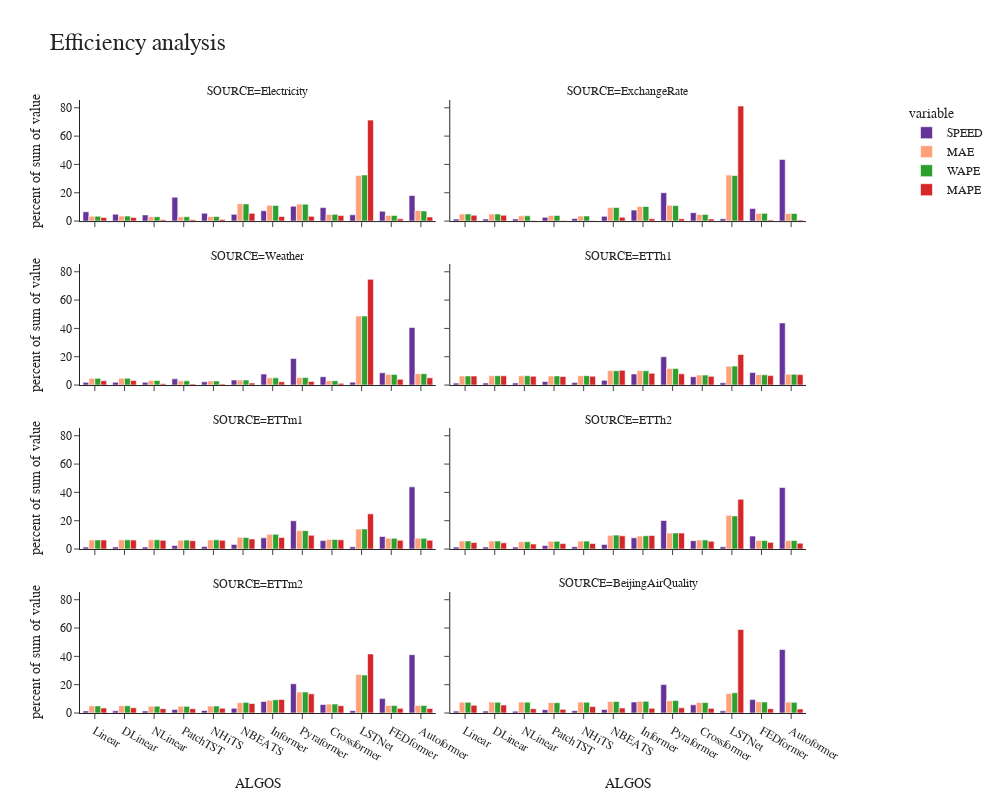

The notebook cell saved with this chart:
### Code cell
import pandas as pd
import plotly.express as px
import plotly.offline as offline

report_df = pd.read_csv("result.csv")

fig = px.histogram(report_df, 
                    x="ALGOS", 
                    y=["SPEED","MAE","WAPE","MAPE"], 
                    width=1000,
                    height=800,
                    color_discrete_map={
                        "SPEED": "RebeccaPurple", "MAE": "lightsalmon"
                        },
                    # text_auto=True,
                    title="SPEED",
                    template="simple_white",
                    facet_col="SOURCE",
                    facet_col_wrap = 2,
                    histnorm = "percent"
                    )

fig.update_layout(title="Efficiency analysis", 
                font_family="San Serif",
                bargap=0.2,
                barmode='group',
                titlefont={'size': 24},
                legend=dict(
                orientation="v", y=1, yanchor="top", x=1.25, xanchor="right")                
                )

fig.show()

### Figure 1 — Plotly figure (JSON) as saved in the notebook; plotly's stock layout.template omitted (floating-point values rounded to 4 significant figures)
{"data": [{"alignmentgroup": "True", "bingroup": "x", "histfunc": "sum", "histnorm": "percent", "hovertemplate": "variable=SPEED<br>SOURCE=Electricity<br>ALGOS=%{x}<br>percent of sum of value=%{y}<extra></extra>", "legendgroup": "SPEED", "marker": {"color": "RebeccaPurple", "pattern": {"shape": ""}}, "name": "SPEED", "offsetgroup": "SPEED", "orientation": "v", "showlegend": true, "type": "histogram", "x": ["Linear", "DLinear", "NLinear", "PatchTST", "NHiTS", "NBEATS", "Informer", "Pyraformer", "Crossformer", "LSTNet", "FEDformer", "Autoformer"], "xaxis": "x7", "y": [12.53, 9.19, 8.28, 32.05, 10.56, 9.12, 13.87, 19.99, 18.09, 8.45, 13.3, 34.29], "yaxis": "y7"}, {"alignmentgroup": "True", "bingroup": "x", "histfunc": "sum", "histnorm": "percent", "hovertemplate": "variable=SPEED<br>SOURCE=ExchangeRate<br>ALGOS=%{x}<br>percent of sum of value=%{y}<extra></extra>", "legendgroup": "SPEED", "marker": {"color": "RebeccaPurple", "pattern": {"shape": ""}}, "name": "SPEED", "offsetgroup": "SPEED", "orientation": "v", "showlegend": false, "type": "histogram", "x": ["Linear", "DLinear", "NLinear", "PatchTST", "NHiTS", "NBEATS", "Informer", "Pyraformer", "Crossformer", "LSTNet", "FEDformer", "Autoformer"], "xaxis": "x8", "y": [0.24, 0.25, 0.25, 0.44, 0.3, 0.56, 1.29, 3.33, 0.99, 0.27, 1.47, 7.24], "yaxis": "y8"}, {"alignmentgroup": "True", "bingroup": "x", "histfunc": "sum", "histnorm": "percent", "hovertemplate": "variable=SPEED<br>SOURCE=Weather<br>ALGOS=%{x}<br>percent of sum of value=%{y}<extra></extra>", "legendgroup": "SPEED", "marker": {"color": "RebeccaPurple", "pattern": {"shape": ""}}, "name": "SPEED", "offsetgroup": "SPEED", "orientation": "v", "showlegend": false, "type": "histogram", "x": ["Linear", "DLinear", "NLinear", "PatchTST", "NHiTS", "NBEATS", "Informer", "Pyraformer", "Crossformer", "LSTNet", "FEDformer", "Autoformer"], "xaxis": "x5", "y": [2.56, 2.7, 2.73, 5.92, 3.05, 4.84, 10.51, 25.45, 7.98, 2.78, 11.7, 54.98], "yaxis": "y5"}, {"alignmentgroup": "True", "bingroup": "x", "histfunc": "sum", "histnorm": "percent", "hovertemplate": "variable=SPEED<br>SOURCE=ETTh1<br>ALGOS=%{x}<br>percent of sum of value=%{y}<extra></extra>", "legendgroup": "SPEED", "marker": {"color": "RebeccaPurple", "pattern": {"shape": ""}}, "name": "SPEED", "offsetgroup": "SPEED", "orientation": "v", "showlegend": false, "type": "histogram", "x": ["Linear", "DLinear", "NLinear", "PatchTST", "NHiTS", "NBEATS", "Informer", "Pyraformer", "Crossformer", "LSTNet", "FEDformer", "Autoformer"], "xaxis": "x6", "y": [0.55, 0.59, 0.6, 0.97, 0.7, 1.32, 3.12, 7.95, 2.34, 0.65, 3.51, 17.44], "yaxis": "y6"}, {"alignmentgroup": "True", "bingroup": "x", "histfunc": "sum", "histnorm": "percent", "hovertemplate": "variable=SPEED<br>SOURCE=ETTm1<br>ALGOS=%{x}<br>percent of sum of value=%{y}<extra></extra>", "legendgroup": "SPEED", "marker": {"color": "RebeccaPurple", "pattern": {"shape": ""}}, "name": "SPEED", "offsetgroup": "SPEED", "orientation": "v", "showlegend": false, "type": "histogram", "x": ["Linear", "DLinear", "NLinear", "PatchTST", "NHiTS", "NBEATS", "Informer", "Pyraformer", "Crossformer", "LSTNet", "FEDformer", "Autoformer"], "xaxis": "x3", "y": [2.31, 2.45, 2.33, 4.01, 2.88, 5.37, 12.91, 32.63, 9.73, 2.64, 14.45, 71.75], "yaxis": "y3"}, {"alignmentgroup": "True", "bingroup": "x", "histfunc": "sum", "histnorm": "percent", "hovertemplate": "variable=SPEED<br>SOURCE=ETTh2<br>ALGOS=%{x}<br>percent of sum of value=%{y}<extra></extra>", "legendgroup": "SPEED", "marker": {"color": "RebeccaPurple", "pattern": {"shape": ""}}, "name": "SPEED", "offsetgroup": "SPEED", "orientation": "v", "showlegend": false, "type": "histogram", "x": ["Linear", "DLinear", "NLinear", "PatchTST", "NHiTS", "NBEATS", "Informer", "Pyraformer", "Crossformer", "LSTNet", "FEDformer", "Autoformer"], "xaxis": "x4", "y": [0.56, 0.59, 0.57, 0.97, 0.67, 1.3, 3.12, 7.99, 2.35, 0.64, 3.63, 17.22], "yaxis": "y4"}, {"alignmentgroup": "True", "bingroup": "x", "histfunc": "sum", "histnorm": "percent", "hovertemplate": "variable=SPEED<br>SOURCE=ETTm2<br>ALGOS=%{x}<br>percent of sum of value=%{y}<extra></extra>", "legendgroup": "SPEED", "marker": {"color": "RebeccaPurple", "pattern": {"shape": ""}}, "name": "SPEED", "offsetgroup": "SPEED", "orientation": "v", "showlegend": false, "type": "histogram", "x": ["Linear", "DLinear", "NLinear", "PatchTST", "NHiTS", "NBEATS", "Informer", "Pyraformer", "Crossformer", "LSTNet", "FEDformer", "Autoformer"], "xaxis": "x", "y": [2.33, 2.48, 2.29, 4.01, 2.78, 5.36, 12.88, 32.83, 9.59, 2.65, 16.11, 65.4], "yaxis": "y"}, {"alignmentgroup": "True", "bingroup": "x", "histfunc": "sum", "histnorm": "percent", "hovertemplate": "variable=SPEED<br>SOURCE=BeijingAirQuality<br>ALGOS=%{x}<br>percent of sum of value=%{y}<extra></extra>", "legendgroup": "SPEED", "marker": {"color": "RebeccaPurple", "pattern": {"shape": ""}}, "name": "SPEED", "offsetgroup": "SPEED", "orientation": "v", "showlegend": false, "type": "histogram", "x": ["Linear", "DLinear", "NLinear", "PatchTST", "NHiTS", "NBEATS", "Informer", "Pyraformer", "Crossformer", "LSTNet", "FEDformer", "Autoformer"], "xaxis": "x2", "y": [1.11, 1.14, 1.1, 1.97, 1.37, 2.05, 6.52, 16.76, 4.84, 1.29, 7.89, 37.45], "yaxis": "y2"}, {"alignmentgroup": "True", "bingroup": "x", "histfunc": "sum", "histnorm": "percent", "hovertemplate": "variable=MAE<br>SOURCE=Electricity<br>ALGOS=%{x}<br>percent of sum of value=%{y}<extra></extra>", "legendgroup": "MAE", "marker": {"color": "lightsalmon", "pattern": {"shape": ""}}, "name": "MAE", "offsetgroup": "MAE", "orientation": "v", "showlegend": true, "type": "histogram", "x": ["Linear", "DLinear", "NLinear", "PatchTST", "NHiTS", "NBEATS", "Informer", "Pyraformer", "Crossformer", "LSTNet", "FEDformer", "Autoformer"], "xaxis": "x7", "y": [296.9, 306.2, 266.6, 260.5, 275.3, 1057.0, 960.1, 1040.0, 407.4, 2780.0, 339.8, 644.5], "yaxis": "y7"}, {"alignmentgroup": "True", "bingroup": "x", "histfunc": "sum", "histnorm": "percent", "hovertemplate": "variable=MAE<br>SOURCE=ExchangeRate<br>ALGOS=%{x}<br>percent of sum of value=%{y}<extra></extra>", "legendgroup": "MAE", "marker": {"color": "lightsalmon", "pattern": {"shape": ""}}, "name": "MAE", "offsetgroup": "MAE", "orientation": "v", "showlegend": false, "type": "histogram", "x": ["Linear", "DLinear", "NLinear", "PatchTST", "NHiTS", "NBEATS", "Informer", "Pyraformer", "Crossformer", "LSTNet", "FEDformer", "Autoformer"], "xaxis": "x8", "y": [0.045, 0.044, 0.033, 0.035, 0.032, 0.085, 0.092, 0.1, 0.042, 0.291, 0.048, 0.048], "yaxis": "y8"}, {"alignmentgroup": "True", "bingroup": "x", "histfunc": "sum", "histnorm": "percent", "hovertemplate": "variable=MAE<br>SOURCE=Weather<br>ALGOS=%{x}<br>percent of sum of value=%{y}<extra></extra>", "legendgroup": "MAE", "marker": {"color": "lightsalmon", "pattern": {"shape": ""}}, "name": "MAE", "offsetgroup": "MAE", "orientation": "v", "showlegend": false, "type": "histogram", "x": ["Linear", "DLinear", "NLinear", "PatchTST", "NHiTS", "NBEATS", "Informer", "Pyraformer", "Crossformer", "LSTNet", "FEDformer", "Autoformer"], "xaxis": "x5", "y": [18.75, 18.99, 12.88, 11.68, 11.6, 14.02, 20.11, 20.75, 12.17, 192.2, 29.47, 31.72], "yaxis": "y5"}, {"alignmentgroup": "True", "bingroup": "x", "histfunc": "sum", "histnorm": "percent", "hovertemplate": "variable=MAE<br>SOURCE=ETTh1<br>ALGOS=%{x}<br>percent of sum of value=%{y}<extra></extra>", "legendgroup": "MAE", "marker": {"color": "lightsalmon", "pattern": {"shape": ""}}, "name": "MAE", "offsetgroup": "MAE", "orientation": "v", "showlegend": false, "type": "histogram", "x": ["Linear", "DLinear", "NLinear", "PatchTST", "NHiTS", "NBEATS", "Informer", "Pyraformer", "Crossformer", "LSTNet", "FEDformer", "Autoformer"], "xaxis": "x6", "y": [1.97, 2.01, 2.007, 1.972, 2.026, 3.119, 3.123, 3.572, 2.172, 4.068, 2.23, 2.344], "yaxis": "y6"}, {"alignmentgroup": "True", "bingroup": "x", "histfunc": "sum", "histnorm": "percent", "hovertemplate": "variable=MAE<br>SOURCE=ETTm1<br>ALGOS=%{x}<br>percent of sum of value=%{y}<extra></extra>", "legendgroup": "MAE", "marker": {"color": "lightsalmon", "pattern": {"shape": ""}}, "name": "MAE", "offsetgroup": "MAE", "orientation": "v", "showlegend": false, "type": "histogram", "x": ["Linear", "DLinear", "NLinear", "PatchTST", "NHiTS", "NBEATS", "Informer", "Pyraformer", "Crossformer", "LSTNet", "FEDformer", "Autoformer"], "xaxis": "x3", "y": [1.756, 1.763, 1.778, 1.715, 1.755, 2.259, 2.849, 3.562, 1.843, 3.859, 2.098, 2.098], "yaxis": "y3"}, {"alignmentgroup": "True", "bingroup": "x", "histfunc": "sum", "histnorm": "percent", "hovertemplate": "variable=MAE<br>SOURCE=ETTh2<br>ALGOS=%{x}<br>percent of sum of value=%{y}<extra></extra>", "legendgroup": "MAE", "marker": {"color": "lightsalmon", "pattern": {"shape": ""}}, "name": "MAE", "offsetgroup": "MAE", "orientation": "v", "showlegend": false, "type": "histogram", "x": ["Linear", "DLinear", "NLinear", "PatchTST", "NHiTS", "NBEATS", "Informer", "Pyraformer", "Crossformer", "LSTNet", "FEDformer", "Autoformer"], "xaxis": "x4", "y": [3.263, 3.228, 2.924, 3.103, 3.198, 5.523, 5.219, 6.423, 3.61, 13.55, 3.435, 3.398], "yaxis": "y4"}, {"alignmentgroup": "True", "bingroup": "x", "histfunc": "sum", "histnorm": "percent", "hovertemplate": "variable=MAE<br>SOURCE=ETTm2<br>ALGOS=%{x}<br>percent of sum of value=%{y}<extra></extra>", "legendgroup": "MAE", "marker": {"color": "lightsalmon", "pattern": {"shape": ""}}, "name": "MAE", "offsetgroup": "MAE", "orientation": "v", "showlegend": false, "type": "histogram", "x": ["Linear", "DLinear", "NLinear", "PatchTST", "NHiTS", "NBEATS", "Informer", "Pyraformer", "Crossformer", "LSTNet", "FEDformer", "Autoformer"], "xaxis": "x", "y": [2.502, 2.533, 2.412, 2.356, 2.459, 3.629, 4.504, 7.364, 3.118, 13.56, 2.637, 2.659], "yaxis": "y"}, {"alignmentgroup": "True", "bingroup": "x", "histfunc": "sum", "histnorm": "percent", "hovertemplate": "variable=MAE<br>SOURCE=BeijingAirQuality<br>ALGOS=%{x}<br>percent of sum of value=%{y}<extra></extra>", "legendgroup": "MAE", "marker": {"color": "lightsalmon", "pattern": {"shape": ""}}, "name": "MAE", "offsetgroup": "MAE", "orientation": "v", "showlegend": false, "type": "histogram", "x": ["Linear", "DLinear", "NLinear", "PatchTST", "NHiTS", "NBEATS", "Informer", "Pyraformer", "Crossformer", "LSTNet", "FEDformer", "Autoformer"], "xaxis": "x2", "y": [24.08, 24.24, 24.22, 23.27, 24.34, 25.33, 25.8, 27.32, 23.32, 43.33, 24.96, 24.15], "yaxis": "y2"}, {"alignmentgroup": "True", "bingroup": "x", "histfunc": "sum", "histnorm": "percent", "hovertemplate": "variable=WAPE<br>SOURCE=Electricity<br>ALGOS=%{x}<br>percent of sum of value=%{y}<extra></extra>", "legendgroup": "WAPE", "marker": {"color": "#2CA02C", "pattern": {"shape": ""}}, "name": "WAPE", "offsetgroup": "WAPE", "orientation": "v", "showlegend": true, "type": "histogram", "x": ["Linear", "DLinear", "NLinear", "PatchTST", "NHiTS", "NBEATS", "Informer", "Pyraformer", "Crossformer", "LSTNet", "FEDformer", "Autoformer"], "xaxis": "x7", "y": [0.112, 0.115, 0.1, 0.098, 0.103, 0.391, 0.356, 0.385, 0.153, 1.05, 0.129, 0.231], "yaxis": "y7"}, {"alignmentgroup": "True", "bingroup": "x", "histfunc": "sum", "histnorm": "percent", "hovertemplate": "variable=WAPE<br>SOURCE=ExchangeRate<br>ALGOS=%{x}<br>percent of sum of value=%{y}<extra></extra>", "legendgroup": "WAPE", "marker": {"color": "#2CA02C", "pattern": {"shape": ""}}, "name": "WAPE", "offsetgroup": "WAPE", "orientation": "v", "showlegend": false, "type": "histogram", "x": ["Linear", "DLinear", "NLinear", "PatchTST", "NHiTS", "NBEATS", "Informer", "Pyraformer", "Crossformer", "LSTNet", "FEDformer", "Autoformer"], "xaxis": "x8", "y": [0.06, 0.059, 0.044, 0.047, 0.043, 0.114, 0.122, 0.13, 0.056, 0.382, 0.065, 0.064], "yaxis": "y8"}, {"alignmentgroup": "True", "bingroup": "x", "histfunc": "sum", "histnorm": "percent", "hovertemplate": "variable=WAPE<br>SOURCE=Weather<br>ALGOS=%{x}<br>percent of sum of value=%{y}<extra></extra>", "legendgroup": "WAPE", "marker": {"color": "#2CA02C", "pattern": {"shape": ""}}, "name": "WAPE", "offsetgroup": "WAPE", "orientation": "v", "showlegend": false, "type": "histogram", "x": ["Linear", "DLinear", "NLinear", "PatchTST", "NHiTS", "NBEATS", "Informer", "Pyraformer", "Crossformer", "LSTNet", "FEDformer", "Autoformer"], "xaxis": "x5", "y": [0.112, 0.114, 0.077, 0.07, 0.069, 0.084, 0.12, 0.124, 0.073, 1.151, 0.177, 0.19], "yaxis": "y5"}, {"alignmentgroup": "True", "bingroup": "x", "histfunc": "sum", "histnorm": "percent", "hovertemplate": "variable=WAPE<br>SOURCE=ETTh1<br>ALGOS=%{x}<br>percent of sum of value=%{y}<extra></extra>", "legendgroup": "WAPE", "marker": {"color": "#2CA02C", "pattern": {"shape": ""}}, "name": "WAPE", "offsetgroup": "WAPE", "orientation": "v", "showlegend": false, "type": "histogram", "x": ["Linear", "DLinear", "NLinear", "PatchTST", "NHiTS", "NBEATS", "Informer", "Pyraformer", "Crossformer", "LSTNet", "FEDformer", "Autoformer"], "xaxis": "x6", "y": [0.41, 0.418, 0.417, 0.41, 0.42, 0.644, 0.64, 0.738, 0.449, 0.848, 0.46, 0.487], "yaxis": "y6"}, {"alignmentgroup": "True", "bingroup": "x", "histfunc": "sum", "histnorm": "percent", "hovertemplate": "variable=WAPE<br>SOURCE=ETTm1<br>ALGOS=%{x}<br>percent of sum of value=%{y}<extra></extra>", "legendgroup": "WAPE", "marker": {"color": "#2CA02C", "pattern": {"shape": ""}}, "name": "WAPE", "offsetgroup": "WAPE", "orientation": "v", "showlegend": false, "type": "histogram", "x": ["Linear", "DLinear", "NLinear", "PatchTST", "NHiTS", "NBEATS", "Informer", "Pyraformer", "Crossformer", "LSTNet", "FEDformer", "Autoformer"], "xaxis": "x3", "y": [0.366, 0.368, 0.371, 0.358, 0.368, 0.466, 0.591, 0.737, 0.387, 0.808, 0.431, 0.433], "yaxis": "y3"}, {"alignmentgroup": "True", "bingroup": "x", "histfunc": "sum", "histnorm": "percent", "hovertemplate": "variable=WAPE<br>SOURCE=ETTh2<br>ALGOS=%{x}<br>percent of sum of value=%{y}<extra></extra>", "legendgroup": "WAPE", "marker": {"color": "#2CA02C", "pattern": {"shape": ""}}, "name": "WAPE", "offsetgroup": "WAPE", "orientation": "v", "showlegend": false, "type": "histogram", "x": ["Linear", "DLinear", "NLinear", "PatchTST", "NHiTS", "NBEATS", "Informer", "Pyraformer", "Crossformer", "LSTNet", "FEDformer", "Autoformer"], "xaxis": "x4", "y": [0.201, 0.199, 0.182, 0.194, 0.197, 0.347, 0.331, 0.4, 0.227, 0.825, 0.213, 0.212], "yaxis": "y4"}, {"alignmentgroup": "True", "bingroup": "x", "histfunc": "sum", "histnorm": "percent", "hovertemplate": "variable=WAPE<br>SOURCE=ETTm2<br>ALGOS=%{x}<br>percent of sum of value=%{y}<extra></extra>", "legendgroup": "WAPE", "marker": {"color": "#2CA02C", "pattern": {"shape": ""}}, "name": "WAPE", "offsetgroup": "WAPE", "orientation": "v", "showlegend": false, "type": "histogram", "x": ["Linear", "DLinear", "NLinear", "PatchTST", "NHiTS", "NBEATS", "Informer", "Pyraformer", "Crossformer", "LSTNet", "FEDformer", "Autoformer"], "xaxis": "x", "y": [0.154, 0.156, 0.149, 0.146, 0.152, 0.231, 0.287, 0.456, 0.195, 0.825, 0.162, 0.163], "yaxis": "y"}, {"alignmentgroup": "True", "bingroup": "x", "histfunc": "sum", "histnorm": "percent", "hovertemplate": "variable=WAPE<br>SOURCE=BeijingAirQuality<br>ALGOS=%{x}<br>percent of sum of value=%{y}<extra></extra>", "legendgroup": "WAPE", "marker": {"color": "#2CA02C", "pattern": {"shape": ""}}, "name": "WAPE", "offsetgroup": "WAPE", "orientation": "v", "showlegend": false, "type": "histogram", "x": ["Linear", "DLinear", "NLinear", "PatchTST", "NHiTS", "NBEATS", "Informer", "Pyraformer", "Crossformer", "LSTNet", "FEDformer", "Autoformer"], "xaxis": "x2", "y": [0.524, 0.527, 0.531, 0.507, 0.532, 0.568, 0.574, 0.612, 0.515, 0.99, 0.544, 0.526], "yaxis": "y2"}, {"alignmentgroup": "True", "bingroup": "x", "histfunc": "sum", "histnorm": "percent", "hovertemplate": "variable=MAPE<br>SOURCE=Electricity<br>ALGOS=%{x}<br>percent of sum of value=%{y}<extra></extra>", "legendgroup": "MAPE", "marker": {"color": "#D62728", "pattern": {"shape": ""}}, "name": "MAPE", "offsetgroup": "MAPE", "orientation": "v", "showlegend": true, "type": "histogram", "x": ["Linear", "DLinear", "NLinear", "PatchTST", "NHiTS", "NBEATS", "Informer", "Pyraformer", "Crossformer", "LSTNet", "FEDformer", "Autoformer"], "xaxis": "x7", "y": [0.421, 0.421, 0.147, 0.15, 0.187, 0.889, 0.535, 0.55, 0.635, 11.62, 0.261, 0.472], "yaxis": "y7"}, {"alignmentgroup": "True", "bingroup": "x", "histfunc": "sum", "histnorm": "percent", "hovertemplate": "variable=MAPE<br>SOURCE=ExchangeRate<br>ALGOS=%{x}<br>percent of sum of value=%{y}<extra></extra>", "legendgroup": "MAPE", "marker": {"color": "#D62728", "pattern": {"shape": ""}}, "name": "MAPE", "offsetgroup": "MAPE", "orientation": "v", "showlegend": false, "type": "histogram", "x": ["Linear", "DLinear", "NLinear", "PatchTST", "NHiTS", "NBEATS", "Informer", "Pyraformer", "Crossformer", "LSTNet", "FEDformer", "Autoformer"], "xaxis": "x8", "y": [0.465, 0.47, 0.051, 0.051, 0.051, 0.313, 0.191, 0.185, 0.173, 9.149, 0.088, 0.077], "yaxis": "y8"}, {"alignmentgroup": "True", "bingroup": "x", "histfunc": "sum", "histnorm": "percent", "hovertemplate": "variable=MAPE<br>SOURCE=Weather<br>ALGOS=%{x}<br>percent of sum of value=%{y}<extra></extra>", "legendgroup": "MAPE", "marker": {"color": "#D62728", "pattern": {"shape": ""}}, "name": "MAPE", "offsetgroup": "MAPE", "orientation": "v", "showlegend": false, "type": "histogram", "x": ["Linear", "DLinear", "NLinear", "PatchTST", "NHiTS", "NBEATS", "Informer", "Pyraformer", "Crossformer", "LSTNet", "FEDformer", "Autoformer"], "xaxis": "x5", "y": [3.505, 3.654, 0.977, 0.863, 0.813, 1.641, 2.629, 2.956, 1.36, 85.14, 4.658, 5.792], "yaxis": "y5"}, {"alignmentgroup": "True", "bingroup": "x", "histfunc": "sum", "histnorm": "percent", "hovertemplate": "variable=MAPE<br>SOURCE=ETTh1<br>ALGOS=%{x}<br>percent of sum of value=%{y}<extra></extra>", "legendgroup": "MAPE", "marker": {"color": "#D62728", "pattern": {"shape": ""}}, "name": "MAPE", "offsetgroup": "MAPE", "orientation": "v", "showlegend": false, "type": "histogram", "x": ["Linear", "DLinear", "NLinear", "PatchTST", "NHiTS", "NBEATS", "Informer", "Pyraformer", "Crossformer", "LSTNet", "FEDformer", "Autoformer"], "xaxis": "x6", "y": [0.959, 0.979, 0.931, 0.91, 0.941, 1.57, 1.249, 1.189, 0.922, 3.237, 0.998, 1.104], "yaxis": "y6"}, {"alignmentgroup": "True", "bingroup": "x", "histfunc": "sum", "histnorm": "percent", "hovertemplate": "variable=MAPE<br>SOURCE=ETTm1<br>ALGOS=%{x}<br>percent of sum of value=%{y}<extra></extra>", "legendgroup": "MAPE", "marker": {"color": "#D62728", "pattern": {"shape": ""}}, "name": "MAPE", "offsetgroup": "MAPE", "orientation": "v", "showlegend": false, "type": "histogram", "x": ["Linear", "DLinear", "NLinear", "PatchTST", "NHiTS", "NBEATS", "Informer", "Pyraformer", "Crossformer", "LSTNet", "FEDformer", "Autoformer"], "xaxis": "x3", "y": [0.806, 0.801, 0.779, 0.745, 0.779, 0.895, 1.032, 1.224, 0.817, 3.119, 0.779, 0.788], "yaxis": "y3"}, {"alignmentgroup": "True", "bingroup": "x", "histfunc": "sum", "histnorm": "percent", "hovertemplate": "variable=MAPE<br>SOURCE=ETTh2<br>ALGOS=%{x}<br>percent of sum of value=%{y}<extra></extra>", "legendgroup": "MAPE", "marker": {"color": "#D62728", "pattern": {"shape": ""}}, "name": "MAPE", "offsetgroup": "MAPE", "orientation": "v", "showlegend": false, "type": "histogram", "x": ["Linear", "DLinear", "NLinear", "PatchTST", "NHiTS", "NBEATS", "Informer", "Pyraformer", "Crossformer", "LSTNet", "FEDformer", "Autoformer"], "xaxis": "x4", "y": [0.377, 0.357, 0.289, 0.318, 0.324, 0.768, 0.785, 0.927, 0.455, 2.884, 0.387, 0.341], "yaxis": "y4"}, {"alignmentgroup": "True", "bingroup": "x", "histfunc": "sum", "histnorm": "percent", "hovertemplate": "variable=MAPE<br>SOURCE=ETTm2<br>ALGOS=%{x}<br>percent of sum of value=%{y}<extra></extra>", "legendgroup": "MAPE", "marker": {"color": "#D62728", "pattern": {"shape": ""}}, "name": "MAPE", "offsetgroup": "MAPE", "orientation": "v", "showlegend": false, "type": "histogram", "x": ["Linear", "DLinear", "NLinear", "PatchTST", "NHiTS", "NBEATS", "Informer", "Pyraformer", "Crossformer", "LSTNet", "FEDformer", "Autoformer"], "xaxis": "x", "y": [0.235, 0.241, 0.202, 0.201, 0.224, 0.442, 0.63, 0.892, 0.339, 2.746, 0.217, 0.214], "yaxis": "y"}, {"alignmentgroup": "True", "bingroup": "x", "histfunc": "sum", "histnorm": "percent", "hovertemplate": "variable=MAPE<br>SOURCE=BeijingAirQuality<br>ALGOS=%{x}<br>percent of sum of value=%{y}<extra></extra>", "legendgroup": "MAPE", "marker": {"color": "#D62728", "pattern": {"shape": ""}}, "name": "MAPE", "offsetgroup": "MAPE", "orientation": "v", "showlegend": false, "type": "histogram", "x": ["Linear", "DLinear", "NLinear", "PatchTST", "NHiTS", "NBEATS", "Informer", "Pyraformer", "Crossformer", "LSTNet", "FEDformer", "Autoformer"], "xaxis": "x2", "y": [1.653, 1.706, 0.918, 0.797, 1.368, 1.079, 1.007, 1.103, 0.988, 17.84, 0.928, 0.866], "yaxis": "y2"}], "layout": {"annotations": [{"font": {}, "showarrow": false, "text": "SOURCE=ETTm2", "x": 0.245, "xanchor": "center", "xref": "paper", "y": 0.1975, "yanchor": "bottom", "yref": "paper"}, {"font": {}, "showarrow": false, "text": "SOURCE=BeijingAirQuality", "x": 0.755, "xanchor": "center", "xref": "paper", "y": 0.1975, "yanchor": "bottom", "yref": "paper"}, {"font": {}, "showarrow": false, "text": "SOURCE=ETTm1", "x": 0.245, "xanchor": "center", "xref": "paper", "y": 0.465, "yanchor": "bottom", "yref": "paper"}, {"font": {}, "showarrow": false, "text": "SOURCE=ETTh2", "x": 0.755, "xanchor": "center", "xref": "paper", "y": 0.465, "yanchor": "bottom", "yref": "paper"}, {"font": {}, "showarrow": false, "text": "SOURCE=Weather", "x": 0.245, "xanchor": "center", "xref": "paper", "y": 0.7325, "yanchor": "bottom", "yref": "paper"}, {"font": {}, "showarrow": false, "text": "SOURCE=ETTh1", "x": 0.755, "xanchor": "center", "xref": "paper", "y": 0.7325, "yanchor": "bottom", "yref": "paper"}, {"font": {}, "showarrow": false, "text": "SOURCE=Electricity", "x": 0.245, "xanchor": "center", "xref": "paper", "y": 1, "yanchor": "bottom", "yref": "paper"}, {"font": {}, "showarrow": false, "text": "SOURCE=ExchangeRate", "x": 0.755, "xanchor": "center", "xref": "paper", "y": 1, "yanchor": "bottom", "yref": "paper"}], "bargap": 0.2, "barmode": "group", "font": {"family": "San Serif"}, "height": 800, "legend": {"orientation": "v", "title": {"text": "variable"}, "tracegroupgap": 0, "x": 1.25, "xanchor": "right", "y": 1, "yanchor": "top"}, "title": {"font": {"size": 24}, "text": "Efficiency analysis"}, "width": 1000, "xaxis": {"anchor": "y", "domain": [0, 0.49], "title": {"text": "ALGOS"}}, "xaxis2": {"anchor": "y2", "domain": [0.51, 1], "matches": "x", "title": {"text": "ALGOS"}}, "xaxis3": {"anchor": "y3", "domain": [0, 0.49], "matches": "x", "showticklabels": false}, "xaxis4": {"anchor": "y4", "domain": [0.51, 1], "matches": "x", "showticklabels": false}, "xaxis5": {"anchor": "y5", "domain": [0, 0.49], "matches": "x", "showticklabels": false}, "xaxis6": {"anchor": "y6", "domain": [0.51, 1], "matches": "x", "showticklabels": false}, "xaxis7": {"anchor": "y7", "domain": [0, 0.49], "matches": "x", "showticklabels": false}, "xaxis8": {"anchor": "y8", "domain": [0.51, 1], "matches": "x", "showticklabels": false}, "yaxis": {"anchor": "x", "domain": [0, 0.1975], "title": {"text": "percent of sum of value"}}, "yaxis2": {"anchor": "x2", "domain": [0, 0.1975], "matches": "y", "showticklabels": false}, "yaxis3": {"anchor": "x3", "domain": [0.2675, 0.465], "matches": "y", "title": {"text": "percent of sum of value"}}, "yaxis4": {"anchor": "x4", "domain": [0.2675, 0.465], "matches": "y", "showticklabels": false}, "yaxis5": {"anchor": "x5", "domain": [0.535, 0.7325], "matches": "y", "title": {"text": "percent of sum of value"}}, "yaxis6": {"anchor": "x6", "domain": [0.535, 0.7325], "matches": "y", "showticklabels": false}, "yaxis7": {"anchor": "x7", "domain": [0.8025, 1], "matches": "y", "title": {"text": "percent of sum of value"}}, "yaxis8": {"anchor": "x8", "domain": [0.8025, 1], "matches": "y", "showticklabels": false}}}
